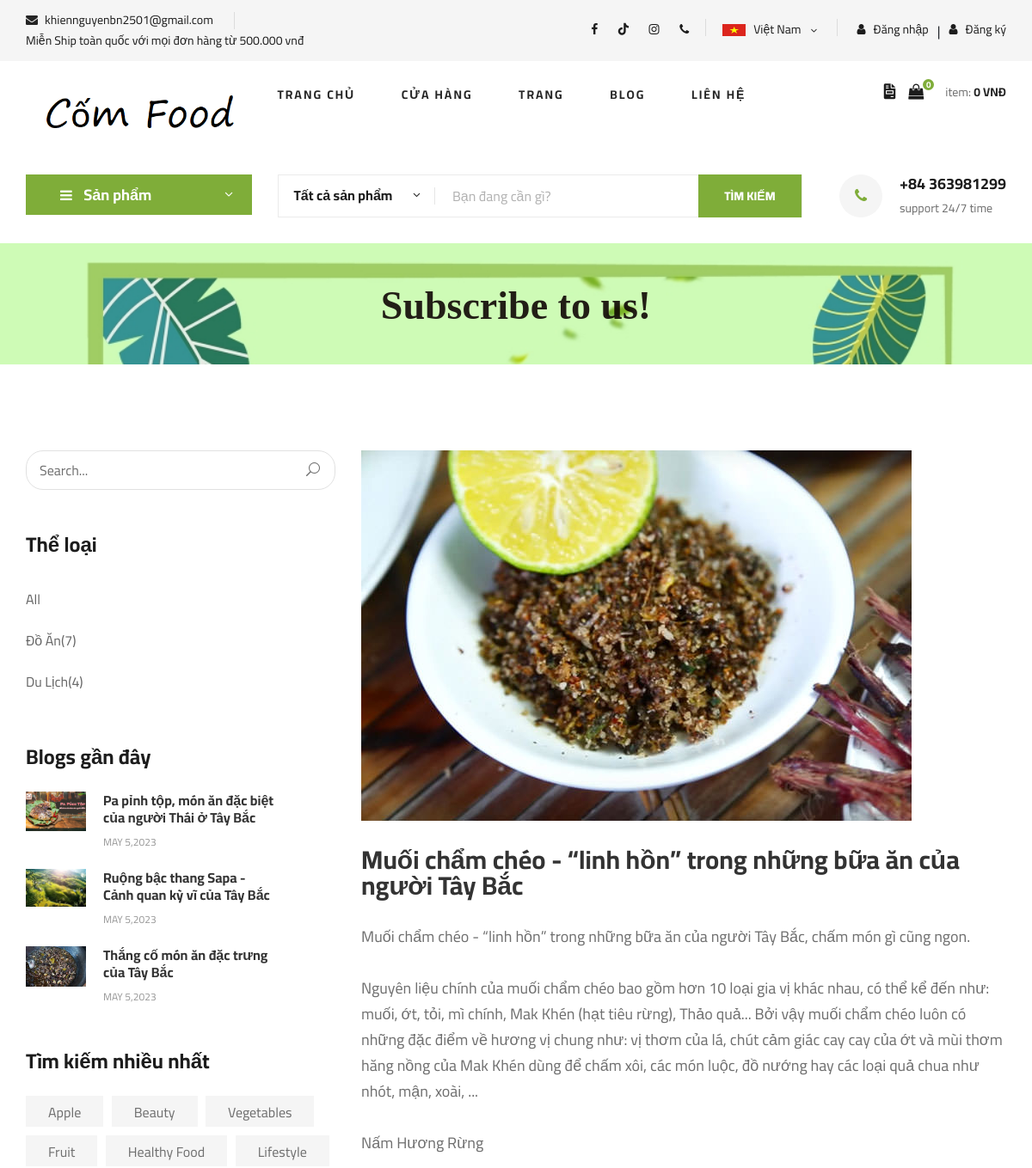
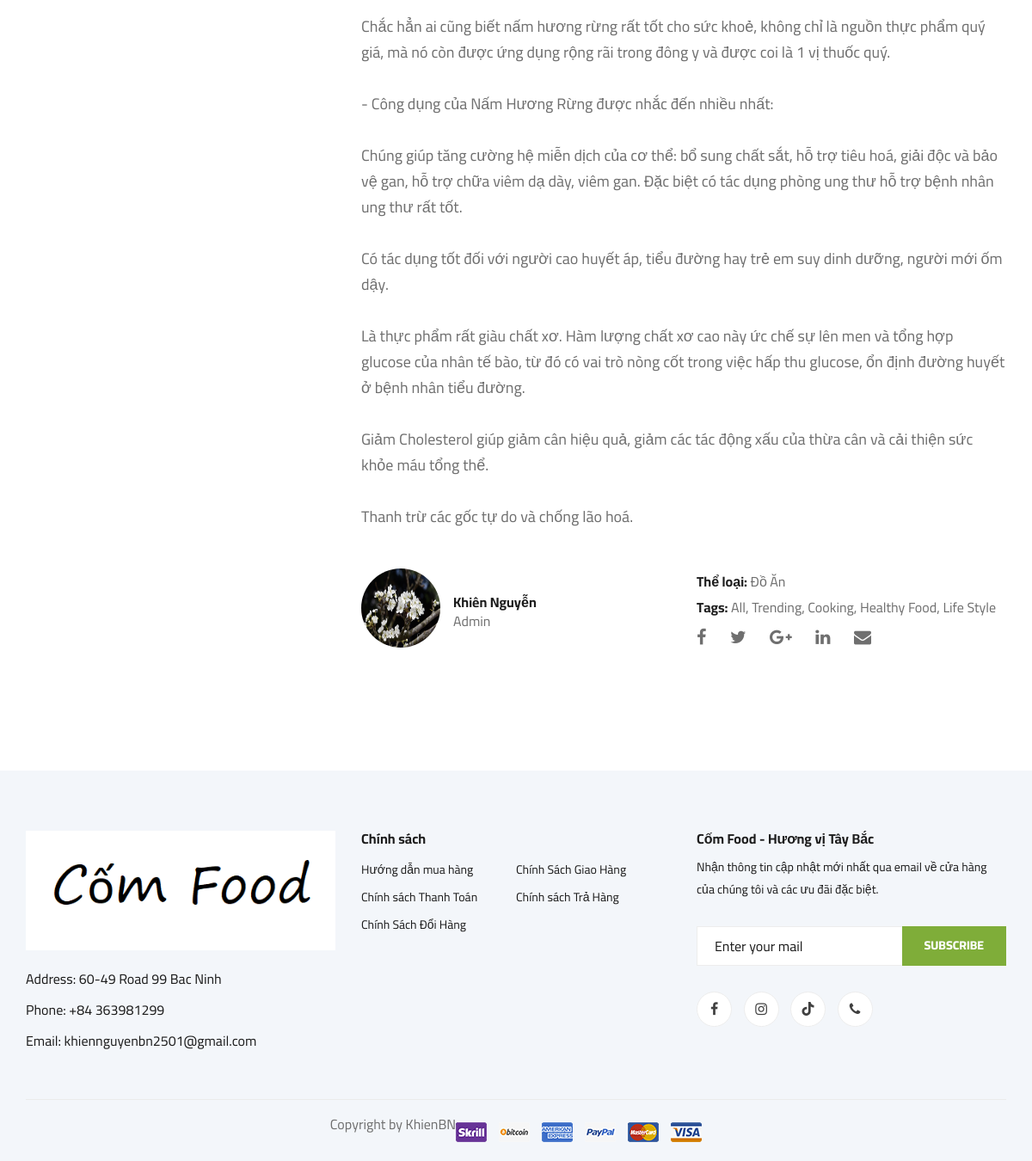
The page /chi-tiet/blog/1 on the database its author committed (2 pictures, top to bottom).
### tables this page shows
CREATE TABLE `blogs` (
  `blog_id` int(11) NOT NULL,
  `blog_title` varchar(200) NOT NULL,
  `blog_content` text NOT NULL,
  `image` varchar(100) NOT NULL,
  `posted_at` timestamp NOT NULL DEFAULT current_timestamp() ON UPDATE current_timestamp(),
  `categorieBlog_id` int(11) NOT NULL
);

CREATE TABLE `categorieblog` (
  `categorieBlog_id` int(11) NOT NULL,
  `categorieBlog_name` varchar(50) NOT NULL
);

### core/Control.php (called while the page is built, shortened)
<?php
class Control
{
    public function model($model)
    {
        $temp = '';
        $modelArr = explode('/', $model);
        foreach ($modelArr as $key => $item) {
            $temp .= $item . '/';
            $fileCheck = rtrim($temp, '/');
            if (file_exists("./app/models/" . $fileCheck . ".php")) {
                break;
            }
        }
        return new $modelArr[0];
    }
    public function view($view, $data = [])
    {
        require_once "./app/views/" . $view . ".php";
    }
}

### app/controllers/Chi-tiet.php (called while the page is built, shortened)
<?php
class Chitiet extends Control
{
    public function blog($item)
    {
        $get = $this->model("HomeModels");
        $blog_id = mysqli_fetch_array($get->get_detail_product($item));
        $this->view("Client/layoutss/Layout2", [
            "page" => "BlogPage",
            "pageContent" => "blogdetailContent",
            "detail" => $get->get_detail_blog($item),
            "categorie_blog" => $get->get_categorie_blog(),
            "new_blog" => $get->get_new_blog(),
            "product_type" => $get->get_productType(),
        ]);
    }
}

### index.php (called while the page is built, shortened)
<?php
$app = new App();

### core/DBconfig.php (called while the page is built, shortened)
<?php
class DB
{
    protected $severname = "localhost";
    protected $username = "root";
    protected $password = "";
    function __construct()
    {
        $this->con = mysqli_connect($this->severname, $this->username, $this->password);
    }
}

### app/models/HomeModels.php (called while the page is built, shortened)
<?php
class HomeModels extends DB
{
    public function get_categorie_blog()
    {
        $sql = "SELECT categorieblog.categorieBlog_name,COUNT(*) AS 'sl' FROM blogs INNER JOIN categorieblog ON blogs.categorieBlog_id = categorieblog.categorieBlog_id GROUP BY categorieblog.categorieBlog_name;";
        return mysqli_query($this->con, $sql);
    }
    public function get_detail_product($item)
    {
        $sql = "select * from products where product_id = '$item' ";
        return mysqli_query($this->con, $sql);
    }
    public function get_detail_blog($item)
    {;
        $sql = "SELECT * FROM blogs INNER JOIN categorieblog ON blogs.categorieBlog_id = categorieblog.categorieBlog_id WHERE blog_id = '$item'";
        return mysqli_query($this->con, $sql);
    }
    public function get_new_blog()
    {
        $sql = "SELECT * FROM blogs ORDER BY posted_at DESC limit 3 ";
        return mysqli_query($this->con, $sql);
    }
}

### app/views/Client/blocks/sidebarBlog.php (the view)
<div class="col-lg-4 col-md-5">
    <div class="blog__sidebar">
        <div class="blog__sidebar__search">
            <form action="#">
                <input type="text" placeholder="Search...">
                <button type="submit"><span class="icon_search"></span></button>
            </form>
        </div>
        <div class="blog__sidebar__item">
            <h4>Thể loại</h4>
            <ul>
                <li><a href="<?php echo _WEB_ROOT . "/Blog" ?>">All</a></li>
                <?php foreach ($data['categorie_blog'] as $each) : ?>
                    <li><a href="<?php echo _WEB_ROOT . "/Blog/the-loai/" . $each['categorieBlog_name'] ?>"><?php echo $each['categorieBlog_name'] . "(" . $each['sl'] . ")" ?></a></li>
                <?php endforeach ?>
            </ul>
        </div>
        <div class="blog__sidebar__item">
            <h4>Blogs gần đây</h4>
            <div class="blog__sidebar__recent">
                <?php foreach ($data['new_blog'] as $each) : ?>
                    <a href="<?php echo _WEB_ROOT . "/chi-tiet/blog/" . $each['blog_id'] ?>" class="blog__sidebar__recent__item">
                        <div class="blog__sidebar__recent__item__pic">
                            <img src="<?php echo _WEB_ROOT . $each['image'] ?>" alt="">
                        </div>
                        <div class="blog__sidebar__recent__item__text">
                            <h6><?php echo $each['blog_title'] ?></h6>
                            <span><?php echo date("M j,Y", strtotime((string)$each['posted_at'])) ?></span>
                        </div>
                    </a>
                <?php endforeach ?>
            </div>
        </div>
        <div class="blog__sidebar__item">
            <h4>Tìm kiếm nhiều nhất</h4>
            <div class="blog__sidebar__item__tags">
                <a href="#">Apple</a>
                <a href="#">Beauty</a>
                <a href="#">Vegetables</a>
                <a href="#">Fruit</a>
                <a href="#">Healthy Food</a>
                <a href="#">Lifestyle</a>
            </div>
        </div>
    </div>
</div>

### app/views/Client/pageContent/blogdetailContent.php
<div class="col-lg-8 col-md-7 order-md-1 order-1">
    <?php foreach ($data['detail'] as $each) : ?>
        <div class="blog__details__text">
            <img src="<?php echo _WEB_ROOT . $each['image'] ?>" alt="">
            <h3><?php echo $each['blog_title'] ?></h3>
            <p><?php echo nl2br($each['blog_content']) ?></p>
        </div>
        <div class="blog__details__content">
            <div class="row">
                <div class="col-lg-6">
                    <div class="blog__details__author">
                        <div class="blog__details__author__pic">
                            <img src="<?php echo _WEB_ROOT . "/public/img/blog/admin.jpg" ?>" alt="">
                        </div>
                        <div class="blog__details__author__text">
                            <h6>Khiên Nguyễn</h6>
                            <span>Admin</span>
                        </div>
                    </div>
                </div>
                <div class="col-lg-6">
                    <div class="blog__details__widget">
                        <ul>
                            <li><span>Thể loại:</span> <?php echo $each['categorieBlog_name'] ?></li>
                            <li><span>Tags:</span> All, Trending, Cooking, Healthy Food, Life Style</li>
                        </ul>
                        <div class="blog__details__social">
                            <a href="https://www.facebook.com/khien.nguyen.507027/"><i class="fa fa-facebook"></i></a>
                            <a href="#"><i class="fa fa-twitter"></i></a>
                            <a href="#"><i class="fa fa-google-plus"></i></a>
                            <a href="#"><i class="fa fa-linkedin"></i></a>
                            <a href="#"><i class="fa fa-envelope"></i></a>
                        </div>
                    </div>
                </div>
            </div>
        </div>
    <?php endforeach ?>
</div>

### public/css/style.css (style rules this page uses)
html, body { height: 100%; font-family: "Cairo", sans-serif; -webkit-font-smoothing: antialiased; font-smoothing: antialiased; }
h1, h2, h3, h4, h5, h6 { margin: 0; color: #111111; font-weight: 400; font-family: "Cairo", sans-serif; }
h3 { font-size: 30px; }
h4 { font-size: 24px; }
h6 { font-size: 16px; }
p { font-size: 16px; font-family: "Cairo", sans-serif; color: #6f6f6f; font-weight: 400; line-height: 26px; margin: 0 0 15px 0; }
img { max-width: 100%; }
ul, ol { padding: 0; margin: 0; }
.blog__sidebar__item { margin-bottom: 50px; }
.blog__sidebar__item h4 { color: #1c1c1c; font-weight: 700; margin-bottom: 25px; }
.blog__sidebar__item ul li { list-style: none; }
.blog__sidebar__item ul li a { font-size: 16px; color: #666666; line-height: 48px; -webkit-transition: all, 0.3s; -moz-transition: all, 0.3s; -ms-transition: all, 0.3s; -o-transition: all, 0.3s; transition: all, 0.3s; }
.blog__sidebar__search { margin-bottom: 50px; }
.blog__sidebar__search form { position: relative; }
.blog__sidebar__search form input { width: 100%; height: 46px; font-size: 16px; color: #6f6f6f; padding-left: 15px; border: 1px solid #e1e1e1; border-radius: 20px; }
.blog__sidebar__search form input::placeholder { color: #6f6f6f; }
.blog__sidebar__search form button { font-size: 16px; color: #6f6f6f; background: transparent; border: none; position: absolute; right: 0; top: 0; height: 100%; padding: 0px 18px; }
.blog__sidebar__recent .blog__sidebar__recent__item { display: block; }
.blog__sidebar__recent .blog__sidebar__recent__item:last-child { margin-bottom: 0; }
.blog__sidebar__recent__item { overflow: hidden; margin-bottom: 20px; }
.blog__sidebar__recent__item__pic { float: left; width: 70px; height: 70px; margin-right: 20px; }
.blog__sidebar__recent__item__text { overflow: hidden; width: 200px; }
.blog__sidebar__recent__item__text h6 { font-weight: 700; color: #333333; line-height: 20px; margin-bottom: 5px; }
.blog__sidebar__recent__item__text span { font-size: 12px; color: #999999; text-transform: uppercase; }
.blog__sidebar__item__tags a { font-size: 16px; color: #6f6f6f; background: #f5f5f5; display: inline-block; padding: 7px 26px 5px; margin-right: 6px; margin-bottom: 10px; }
.blog__details__text { margin-bottom: 45px; }
.blog__details__text img { margin-bottom: 30px; }
.blog__details__text p { font-size: 18px; line-height: 30px; }
.blog__details__text h3 { color: #333333; font-weight: 700; line-height: 30px; margin-bottom: 30px; }
.blog__details__author__pic { float: left; margin-right: 15px; }
.blog__details__author__pic img { height: 92px; width: 92px; border-radius: 50%; }
.blog__details__author__text { overflow: hidden; padding-top: 30px; }
.blog__details__author__text h6 { color: #1c1c1c; font-weight: 700; }
.blog__details__author__text span { font-size: 16px; color: #6f6f6f; }
.blog__details__widget ul { margin-bottom: 5px; }
.blog__details__widget ul li { font-size: 16px; color: #6f6f6f; list-style: none; line-height: 30px; }
.blog__details__widget ul li span { color: #1c1c1c; font-weight: 700; }
.blog__details__widget .blog__details__social a { display: inline-block; font-size: 20px; color: #6f6f6f; margin-right: 24px; -webkit-transition: all, 0.3s; -moz-transition: all, 0.3s; -ms-transition: all, 0.3s; -o-transition: all, 0.3s; transition: all, 0.3s; }
.blog__details__widget .blog__details__social a:last-child { margin-right: 0; }

### rows shown on the page
blogs: image (picture), blog_title "Pa pỉnh tộp, món ăn đặc biệt của người Thái ở Tây Bắc", posted_at "MAY 5,2023"
blogs: image (picture), blog_title "Ruộng bậc thang Sapa - Cảnh quan kỳ vĩ của Tây Bắc", posted_at "MAY 5,2023"
blogs: image (picture), blog_title "Thắng cố món ăn đặc trưng của Tây Bắc", posted_at "MAY 5,2023"
blogs: image (picture), blog_title "Muối chẩm chéo - “linh hồn” trong những bữa ăn của người Tây Bắc", blog_content "Muối chẩm chéo - “linh hồn” trong những bữa ăn của người Tây Bắc, chấm món gì cũng ngon. Nguyên liệu chính của muối chẩm chéo bao gồm hơn 10 loại gia vị khác nhau, có thể kể đến như: muối, ớt, tỏi, mì chính, Mak Khén (hạt tiêu rừng), Thảo quả... Bởi vậy muối chẩm chéo luôn có những đặc điểm về hương vị chung như: vị thơm của lá, chút cảm giác cay cay của ớt và mùi thơm hăng nồng của Mak Khén dùng để chấm xôi, các món luộc, đồ nướng hay các loại quả chua như nhót, mận, xoài, ... Nấm Hương Rừng Chắc hẳn ai cũng biết nấm hương rừng rất tốt cho sức khoẻ, không chỉ là nguồn thực phẩm quý giá, mà nó còn được ứng dụng rộng rãi trong đông y và được coi là 1 vị thuốc quý. - Công dụng của Nấm Hương…", categorieBlog.categorieBlog_name "Đồ Ăn"

### other values the page prints
$each['categorieBlog_name'] "Đồ Ăn"
$each['sl'] "7"
$each['categorieBlog_name'] "Du Lịch"
$each['sl'] "4"
